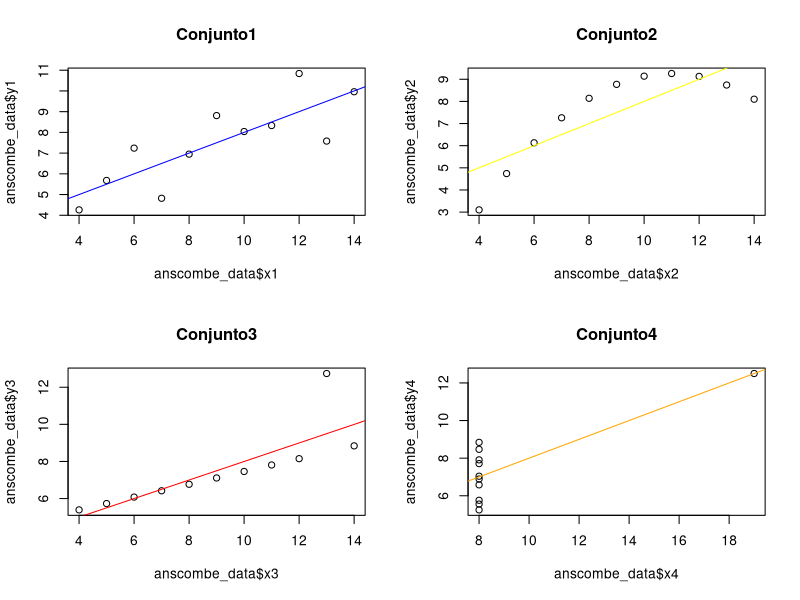

This figure's R source:
# Tarea 3, EJERCICIO 3
# JEGR
# 02/10/2025

anscombe
data("anscombe")

anscombe_data <- anscombe

# resumen estadistico
summary(anscombe_data)

cor(anscombe_data$x1, anscombe_data$y1)
cor(anscombe_data$x2, anscombe_data$y2)
cor(anscombe_data$x3, anscombe_data$y3)
cor(anscombe_data$x4, anscombe_data$y4)

# Graficas
par(mfrow=c(2,2))
plot(anscombe_data$x1, anscombe_data$y1,
     main="Conjunto1")
abline(lm(y1 ~ x1, data = anscombe_data), col = "blue")

plot(anscombe_data$x2, anscombe_data$y2,
     main = "Conjunto2")
abline(lm(y2 ~ x2, data = anscombe_data), col = "yellow")

plot(anscombe_data$x3, anscombe_data$y3,
     main = "Conjunto3")
abline(lm(y3 ~ x3, data = anscombe_data), col = "red")

plot(anscombe_data$x4, anscombe_data$y4,
     main = "Conjunto4")
abline(lm(y4 ~ x4, data = anscombe_data), col = "orange")

